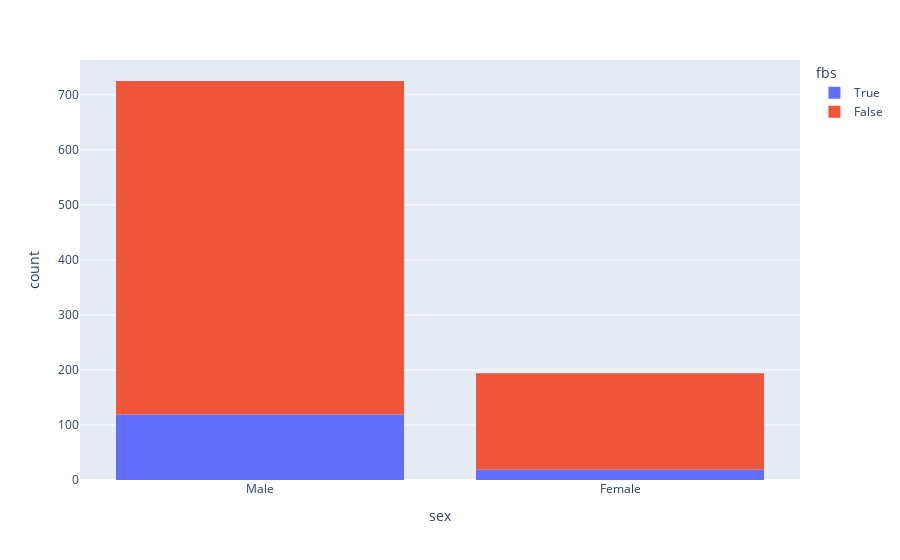

The notebook cell saved with this chart:
### Code cell
# Let's see fasting blood pressure based on sex
fig = px.histogram(df, x = 'sex', color='fbs')
fig.show()

### Figure 1 — Plotly figure (JSON) as saved in the notebook; plotly's stock layout.template omitted (floating-point values rounded to 4 significant figures; data arrays with more than 128 entries replaced by an {"elided": "..."} marker saying what was removed)
{"data": [{"alignmentgroup": "True", "bingroup": "x", "hovertemplate": "fbs=True<br>sex=%{x}<br>count=%{y}<extra></extra>", "legendgroup": "True", "marker": {"color": "#636efa", "pattern": {"shape": ""}}, "name": "True", "offsetgroup": "True", "orientation": "v", "showlegend": true, "type": "histogram", "x": {"elided": "138 str values"}, "xaxis": "x", "yaxis": "y"}, {"alignmentgroup": "True", "bingroup": "x", "hovertemplate": "fbs=False<br>sex=%{x}<br>count=%{y}<extra></extra>", "legendgroup": "False", "marker": {"color": "#EF553B", "pattern": {"shape": ""}}, "name": "False", "offsetgroup": "False", "orientation": "v", "showlegend": true, "type": "histogram", "x": {"elided": "781 str values"}, "xaxis": "x", "yaxis": "y"}], "layout": {"barmode": "relative", "legend": {"title": {"text": "fbs"}, "tracegroupgap": 0}, "margin": {"t": 60}, "xaxis": {"anchor": "y", "domain": [0, 1], "title": {"text": "sex"}}, "yaxis": {"anchor": "x", "domain": [0, 1], "title": {"text": "count"}}}}
